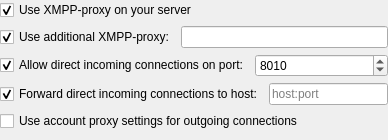
<?xml version="1.0" encoding="UTF-8"?>
<ui version="4.0">
 <class>SocksOptionsWidgetClass</class>
 <widget class="QWidget" name="SocksOptionsWidgetClass">
  <property name="geometry">
   <rect>
    <x>0</x>
    <y>0</y>
    <width>388</width>
    <height>140</height>
   </rect>
  </property>
  <layout class="QVBoxLayout" name="verticalLayout">
   <property name="margin">
    <number>0</number>
   </property>
   <item>
    <widget class="QCheckBox" name="chbUseAccountStreamProxy">
     <property name="text">
      <string>Use XMPP-proxy on your server</string>
     </property>
     <property name="checked">
      <bool>true</bool>
     </property>
    </widget>
   </item>
   <item>
    <layout class="QHBoxLayout" name="horizontalLayout_3">
     <item>
      <widget class="QCheckBox" name="chbUseUserStreamProxy">
       <property name="text">
        <string>Use additional XMPP-proxy:</string>
       </property>
       <property name="checked">
        <bool>true</bool>
       </property>
      </widget>
     </item>
     <item>
      <widget class="QLineEdit" name="lneUserStreamProxy"/>
     </item>
    </layout>
   </item>
   <item>
    <layout class="QHBoxLayout" name="horizontalLayout">
     <item>
      <widget class="QCheckBox" name="chbEnableDirect">
       <property name="text">
        <string>Allow direct incoming connections on port:</string>
       </property>
       <property name="checked">
        <bool>true</bool>
       </property>
      </widget>
     </item>
     <item>
      <widget class="QSpinBox" name="spbListenPort">
       <property name="sizePolicy">
        <sizepolicy hsizetype="Expanding" vsizetype="Fixed">
         <horstretch>0</horstretch>
         <verstretch>0</verstretch>
        </sizepolicy>
       </property>
       <property name="minimum">
        <number>1</number>
       </property>
       <property name="maximum">
        <number>65535</number>
       </property>
       <property name="value">
        <number>8010</number>
       </property>
      </widget>
     </item>
    </layout>
   </item>
   <item>
    <layout class="QHBoxLayout" name="horizontalLayout_2">
     <item>
      <widget class="QCheckBox" name="chbEnableForwardDirect">
       <property name="text">
        <string>Forward direct incoming connections to host:</string>
       </property>
       <property name="checked">
        <bool>true</bool>
       </property>
      </widget>
     </item>
     <item>
      <widget class="QLineEdit" name="lneForwardDirectAddress">
       <property name="placeholderText">
        <string>host:port</string>
       </property>
      </widget>
     </item>
    </layout>
   </item>
   <item>
    <widget class="QCheckBox" name="chbUseAccountNetworkProxy">
     <property name="text">
      <string>Use account proxy settings for outgoing connections</string>
     </property>
    </widget>
   </item>
   <item>
    <widget class="QWidget" name="wdtNetworkProxySettings" native="true"/>
   </item>
  </layout>
 </widget>
 <layoutdefault spacing="6" margin="11"/>
 <tabstops>
  <tabstop>chbEnableDirect</tabstop>
  <tabstop>spbListenPort</tabstop>
  <tabstop>chbEnableForwardDirect</tabstop>
  <tabstop>lneForwardDirectAddress</tabstop>
  <tabstop>chbUseUserStreamProxy</tabstop>
  <tabstop>lneUserStreamProxy</tabstop>
  <tabstop>chbUseAccountNetworkProxy</tabstop>
 </tabstops>
 <resources/>
 <connections>
  <connection>
   <sender>chbUseAccountNetworkProxy</sender>
   <signal>toggled(bool)</signal>
   <receiver>wdtNetworkProxySettings</receiver>
   <slot>setDisabled(bool)</slot>
   <hints>
    <hint type="sourcelabel">
     <x>302</x>
     <y>123</y>
    </hint>
    <hint type="destinationlabel">
     <x>302</x>
     <y>139</y>
    </hint>
   </hints>
  </connection>
  <connection>
   <sender>chbEnableForwardDirect</sender>
   <signal>toggled(bool)</signal>
   <receiver>lneForwardDirectAddress</receiver>
   <slot>setEnabled(bool)</slot>
   <hints>
    <hint type="sourcelabel">
     <x>144</x>
     <y>46</y>
    </hint>
    <hint type="destinationlabel">
     <x>318</x>
     <y>48</y>
    </hint>
   </hints>
  </connection>
  <connection>
   <sender>chbEnableDirect</sender>
   <signal>toggled(bool)</signal>
   <receiver>spbListenPort</receiver>
   <slot>setEnabled(bool)</slot>
   <hints>
    <hint type="sourcelabel">
     <x>195</x>
     <y>18</y>
    </hint>
    <hint type="destinationlabel">
     <x>283</x>
     <y>20</y>
    </hint>
   </hints>
  </connection>
  <connection>
   <sender>chbUseUserStreamProxy</sender>
   <signal>toggled(bool)</signal>
   <receiver>lneUserStreamProxy</receiver>
   <slot>setEnabled(bool)</slot>
   <hints>
    <hint type="sourcelabel">
     <x>109</x>
     <y>97</y>
    </hint>
    <hint type="destinationlabel">
     <x>209</x>
     <y>99</y>
    </hint>
   </hints>
  </connection>
 </connections>
</ui>
